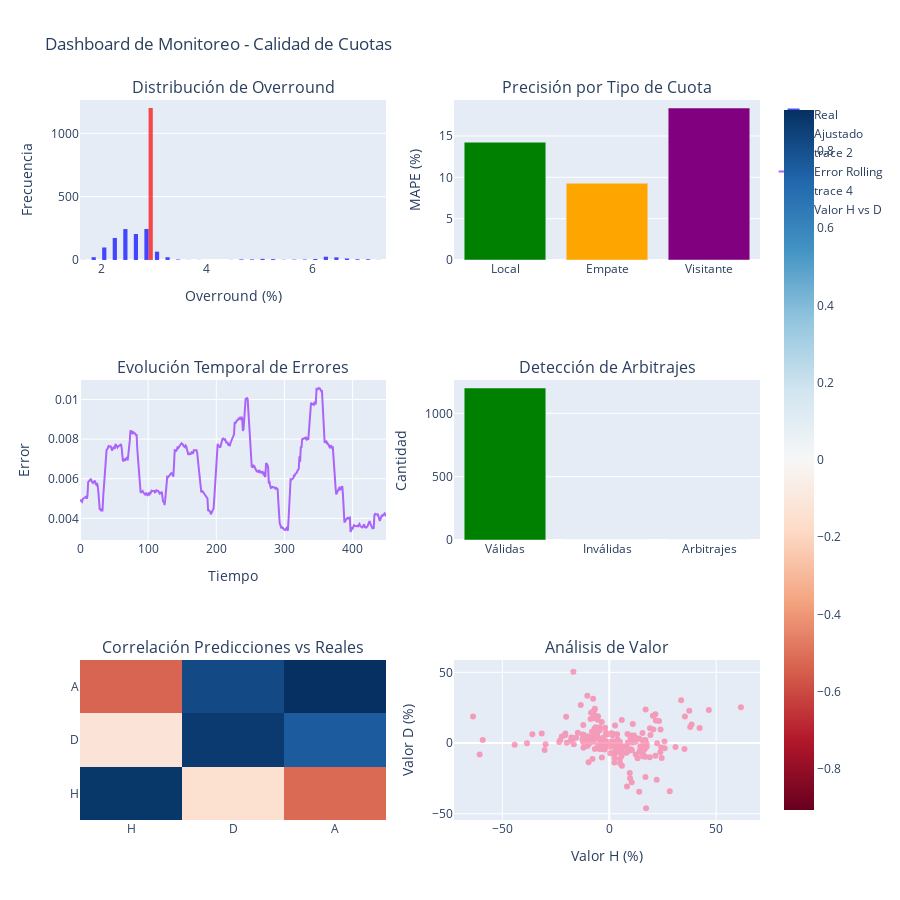

Write notebook code for a chart like this one.
### Markdown cell above
Desarrollamos un dashboard interactivo que integra múltiples métricas de calidad en una sola vista comprensiva. Este dashboard incluye análisis de distribuciones, detección de arbitrajes, evolución temporal de errores, y matrices de correlación. Esta herramienta será fundamental para el monitoreo operativo del sistema en un entorno de producción, permitiendo supervisión en tiempo real de la calidad de las cuotas.

### Code cell
# Crear dashboard interactivo de monitoreo
def create_monitoring_dashboard(predictions_df):
    """
    Crea un dashboard interactivo para monitorear la calidad de las cuotas.
    """
    from plotly.subplots import make_subplots
    import plotly.graph_objects as go
    
    # Crear subplot con 6 gráficos
    fig = make_subplots(
        rows=3, cols=2,
        subplot_titles=(
            'Distribución de Overround', 'Precisión por Tipo de Cuota',
            'Evolución Temporal de Errores', 'Detección de Arbitrajes',
            'Correlación Predicciones vs Reales', 'Análisis de Valor'
        ),
        specs=[[{"type": "histogram"}, {"type": "scatter"}],
               [{"type": "scatter"}, {"type": "bar"}],
               [{"type": "heatmap"}, {"type": "scatter"}]]
    )
    
    # 1. Distribución de Overround
    fig.add_trace(
        go.Histogram(x=predictions_df['overround_real']*100, name='Real', opacity=0.7,
                    nbinsx=30, marker_color='blue'),
        row=1, col=1
    )
    fig.add_trace(
        go.Histogram(x=predictions_df['overround_prop_adj']*100, name='Ajustado', opacity=0.7,
                    nbinsx=30, marker_color='red'),
        row=1, col=1
    )
    
    # 2. Precisión por tipo de cuota
    accuracy_data = []
    for outcome in ['H', 'D', 'A']:
        real_col = f'B365{outcome}_real'
        pred_col = f'prop_odds_{outcome}_adj'
        mape = np.mean(np.abs(predictions_df[real_col] - predictions_df[pred_col]) / predictions_df[real_col]) * 100
        accuracy_data.append(mape)
    
    fig.add_trace(
        go.Bar(x=['Local', 'Empate', 'Visitante'], y=accuracy_data, 
               marker_color=['green', 'orange', 'purple']),
        row=1, col=2
    )
    
    # 3. Evolución temporal (simulada)
    sample_size = min(500, len(predictions_df))
    sample_idx = np.random.choice(len(predictions_df), sample_size, replace=False)
    sample_idx_sorted = np.sort(sample_idx)
    
    rolling_error = []
    window = 50
    for i in range(window, len(sample_idx_sorted)):
        subset = predictions_df.iloc[sample_idx_sorted[i-window:i]]
        error = np.mean(np.abs(subset['overround_real'] - subset['overround_prop_adj']))
        rolling_error.append(error)
    
    fig.add_trace(
        go.Scatter(x=list(range(len(rolling_error))), y=rolling_error,
                  mode='lines', name='Error Rolling'),
        row=2, col=1
    )
    
    # 4. Detección de arbitrajes
    arbitrage_count = predictions_df['prop_arbitrage'].sum()
    valid_count = predictions_df['prop_valid'].sum()
    invalid_count = len(predictions_df) - valid_count
    
    fig.add_trace(
        go.Bar(x=['Válidas', 'Inválidas', 'Arbitrajes'], 
               y=[valid_count, invalid_count, arbitrage_count],
               marker_color=['green', 'red', 'orange']),
        row=2, col=2
    )
    
    # 5. Matriz de correlación
    corr_data = []
    outcomes = ['H', 'D', 'A']
    for i, outcome1 in enumerate(outcomes):
        row = []
        for j, outcome2 in enumerate(outcomes):
            real_col = f'B365{outcome1}_real'
            pred_col = f'prop_odds_{outcome2}_adj'
            corr = predictions_df[real_col].corr(predictions_df[pred_col])
            row.append(corr)
        corr_data.append(row)
    
    fig.add_trace(
        go.Heatmap(z=corr_data, x=outcomes, y=outcomes, 
                  colorscale='RdBu', zmid=0),
        row=3, col=1
    )
    
    # 6. Análisis de valor (diferencia porcentual)
    value_h = (predictions_df['B365H_real'] - predictions_df['prop_odds_H_adj']) / predictions_df['B365H_real'] * 100
    value_d = (predictions_df['B365D_real'] - predictions_df['prop_odds_D_adj']) / predictions_df['B365D_real'] * 100
    
    sample_indices = np.random.choice(len(predictions_df), 200, replace=False)
    
    fig.add_trace(
        go.Scatter(x=value_h.iloc[sample_indices], y=value_d.iloc[sample_indices],
                  mode='markers', name='Valor H vs D', opacity=0.6),
        row=3, col=2
    )
    
    # Actualizar layout
    fig.update_layout(
        height=900,
        title_text="Dashboard de Monitoreo - Calidad de Cuotas",
        showlegend=True
    )
    
    # Etiquetas de ejes
    fig.update_xaxes(title_text="Overround (%)", row=1, col=1)
    fig.update_yaxes(title_text="Frecuencia", row=1, col=1)
    fig.update_yaxes(title_text="MAPE (%)", row=1, col=2)
    fig.update_xaxes(title_text="Tiempo", row=2, col=1)
    fig.update_yaxes(title_text="Error", row=2, col=1)
    fig.update_yaxes(title_text="Cantidad", row=2, col=2)
    fig.update_xaxes(title_text="Valor H (%)", row=3, col=2)
    fig.update_yaxes(title_text="Valor D (%)", row=3, col=2)
    
    return fig

# Generar dashboard
print("GENERANDO DASHBOARD DE MONITOREO...")
print("="*40)

dashboard = create_monitoring_dashboard(predictions_df)
dashboard.show()

print("Dashboard interactivo generado exitosamente")
print("\nRESUMEN DEL DASHBOARD:")
print("="*30)
print("1. Distribución de Overround: Compara real vs ajustado")
print("2. Precisión por Tipo: MAPE para cada resultado")
print("3. Evolución Temporal: Tendencia de errores")
print("4. Detección de Arbitrajes: Cuotas problemáticas")
print("5. Correlación: Relación entre predicciones y reales")
print("6. Análisis de Valor: Diferencias porcentuales")

### Figure 1 — Plotly figure (JSON) as saved in the notebook; plotly's stock layout.template omitted (floating-point values rounded to 4 significant figures; data arrays with more than 128 entries replaced by an {"elided": "..."} marker saying what was removed)
{"data": [{"marker": {"color": "blue"}, "name": "Real", "nbinsx": 30, "opacity": 0.7, "type": "histogram", "x": {"elided": "1200 float values"}, "xaxis": "x", "yaxis": "y"}, {"marker": {"color": "red"}, "name": "Ajustado", "nbinsx": 30, "opacity": 0.7, "type": "histogram", "x": {"elided": "1200 float values"}, "xaxis": "x", "yaxis": "y"}, {"marker": {"color": ["green", "orange", "purple"]}, "type": "bar", "x": ["Local", "Empate", "Visitante"], "xaxis": "x2", "y": [14.24, 9.289, 18.38], "yaxis": "y2"}, {"mode": "lines", "name": "Error Rolling", "type": "scatter", "x": {"elided": "450 int values"}, "xaxis": "x3", "y": {"elided": "450 float values"}, "yaxis": "y3"}, {"marker": {"color": ["green", "red", "orange"]}, "type": "bar", "x": ["Válidas", "Inválidas", "Arbitrajes"], "xaxis": "x4", "y": [1200, 0, 0], "yaxis": "y4"}, {"colorscale": [[0, "rgb(103,0,31)"], [0.1, "rgb(178,24,43)"], [0.2, "rgb(214,96,77)"], [0.3, "rgb(244,165,130)"], [0.4, "rgb(253,219,199)"], [0.5, "rgb(247,247,247)"], [0.6, "rgb(209,229,240)"], [0.7, "rgb(146,197,222)"], [0.8, "rgb(67,147,195)"], [0.9, "rgb(33,102,172)"], [1, "rgb(5,48,97)"]], "type": "heatmap", "x": ["H", "D", "A"], "xaxis": "x5", "y": ["H", "D", "A"], "yaxis": "y5", "z": [[0.8835, -0.1487, -0.5181], [-0.1198, 0.8716, 0.7599], [-0.5294, 0.8178, 0.9062]], "zmid": 0}, {"mode": "markers", "name": "Valor H vs D", "opacity": 0.6, "type": "scatter", "x": {"elided": "200 float values"}, "xaxis": "x6", "y": {"elided": "200 float values"}, "yaxis": "y6"}], "layout": {"annotations": [{"font": {"size": 16}, "showarrow": false, "text": "Distribución de Overround", "x": 0.225, "xanchor": "center", "xref": "paper", "y": 1, "yanchor": "bottom", "yref": "paper"}, {"font": {"size": 16}, "showarrow": false, "text": "Precisión por Tipo de Cuota", "x": 0.775, "xanchor": "center", "xref": "paper", "y": 1, "yanchor": "bottom", "yref": "paper"}, {"font": {"size": 16}, "showarrow": false, "text": "Evolución Temporal de Errores", "x": 0.225, "xanchor": "center", "xref": "paper", "y": 0.6111, "yanchor": "bottom", "yref": "paper"}, {"font": {"size": 16}, "showarrow": false, "text": "Detección de Arbitrajes", "x": 0.775, "xanchor": "center", "xref": "paper", "y": 0.6111, "yanchor": "bottom", "yref": "paper"}, {"font": {"size": 16}, "showarrow": false, "text": "Correlación Predicciones vs Reales", "x": 0.225, "xanchor": "center", "xref": "paper", "y": 0.2222, "yanchor": "bottom", "yref": "paper"}, {"font": {"size": 16}, "showarrow": false, "text": "Análisis de Valor", "x": 0.775, "xanchor": "center", "xref": "paper", "y": 0.2222, "yanchor": "bottom", "yref": "paper"}], "height": 900, "showlegend": true, "title": {"text": "Dashboard de Monitoreo - Calidad de Cuotas"}, "xaxis": {"anchor": "y", "domain": [0, 0.45], "title": {"text": "Overround (%)"}}, "xaxis2": {"anchor": "y2", "domain": [0.55, 1]}, "xaxis3": {"anchor": "y3", "domain": [0, 0.45], "title": {"text": "Tiempo"}}, "xaxis4": {"anchor": "y4", "domain": [0.55, 1]}, "xaxis5": {"anchor": "y5", "domain": [0, 0.45]}, "xaxis6": {"anchor": "y6", "domain": [0.55, 1], "title": {"text": "Valor H (%)"}}, "yaxis": {"anchor": "x", "domain": [0.7778, 1], "title": {"text": "Frecuencia"}}, "yaxis2": {"anchor": "x2", "domain": [0.7778, 1], "title": {"text": "MAPE (%)"}}, "yaxis3": {"anchor": "x3", "domain": [0.3889, 0.6111], "title": {"text": "Error"}}, "yaxis4": {"anchor": "x4", "domain": [0.3889, 0.6111], "title": {"text": "Cantidad"}}, "yaxis5": {"anchor": "x5", "domain": [0, 0.2222]}, "yaxis6": {"anchor": "x6", "domain": [0, 0.2222], "title": {"text": "Valor D (%)"}}}}
